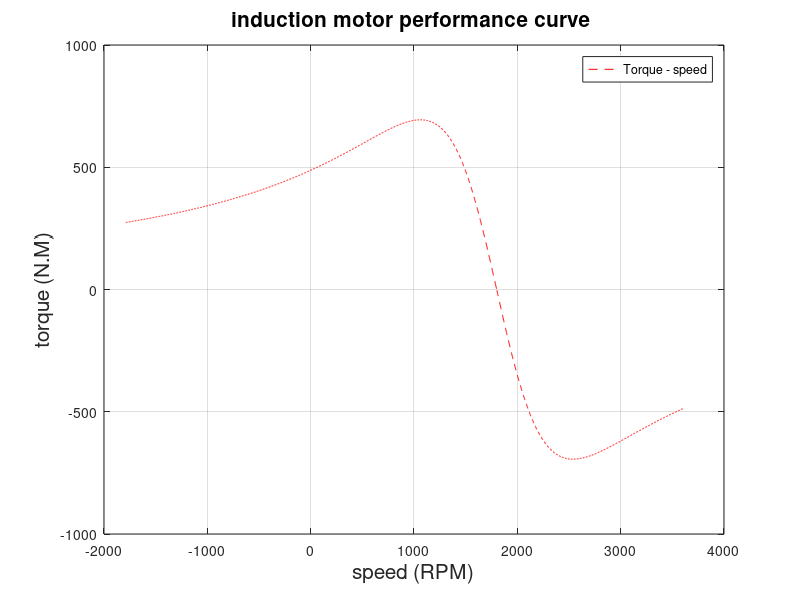

This chart was generated by the following MATLAB code:
%% Performance curve for induction motor 
clear
clc 
r1 = 0.641;                 % Stator Resistance (ohm)
x1 = 1.106;                 % Stator reactance (ohm)
r2 = 0.332;                 % Rotor Resistance (ohm)
x2 = 0.464;                 % Rotor reactance (ohm)
xm = 26.3;                  % magnetizing reactance (ohm)
v_ph = 460/ sqrt(3);        % phase voltage (voltage)
n_s = 1800;                 % sync speed (RPM)
w_s = 2*pi*n_s/60;          % sync speed (rad / s )

%--------------------------------------------------------------------------

s = -1 : 0.001 : 2;
n_m = (1-s) * n_s;

for i = 1 :3001
num = (3*(v_ph^2) * (r2/s(i))) ;
denum = (w_s * (r1 + (r2 / s(i))^2) + ((x1 + x2)^2));
T_d(i) = num / denum; %Developed toruqe 
end
plot (n_m,T_d,'r--')
title ({'induction motor performance curve '}, 'fontsize',15)
xlabel ('speed (RPM)', 'fontsize',15)
ylabel ('torque (N.M)','fontsize',15)
legend ('Torque - speed')
grid on










